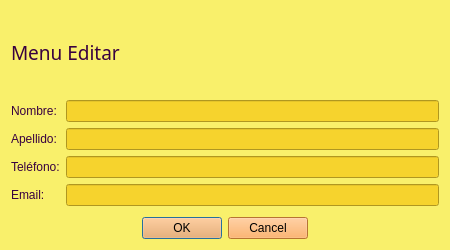
<?xml version="1.0" encoding="UTF-8"?>
<ui version="4.0">
 <class>editpersona</class>
 <widget class="QDialog" name="editpersona">
  <property name="enabled">
   <bool>true</bool>
  </property>
  <property name="geometry">
   <rect>
    <x>0</x>
    <y>0</y>
    <width>450</width>
    <height>250</height>
   </rect>
  </property>
  <property name="minimumSize">
   <size>
    <width>450</width>
    <height>250</height>
   </size>
  </property>
  <property name="maximumSize">
   <size>
    <width>450</width>
    <height>250</height>
   </size>
  </property>
  <property name="windowTitle">
   <string>Dialog</string>
  </property>
  <property name="styleSheet">
   <string notr="true">background-color: rgb(249, 240, 107)</string>
  </property>
  <layout class="QGridLayout" name="gridLayout">
   <item row="0" column="0">
    <layout class="QGridLayout" name="gridLayout_2">
     <item row="0" column="0">
      <widget class="QLabel" name="label">
       <property name="font">
        <font>
         <family>Segoe UI Black</family>
         <pointsize>14</pointsize>
        </font>
       </property>
       <property name="styleSheet">
        <string notr="true">color: rgb(56, 1, 63);</string>
       </property>
       <property name="text">
        <string>Menu Editar</string>
       </property>
      </widget>
     </item>
    </layout>
   </item>
   <item row="1" column="0">
    <layout class="QGridLayout" name="gridLayout_3">
     <property name="bottomMargin">
      <number>5</number>
     </property>
     <item row="0" column="0">
      <layout class="QGridLayout" name="gridLayout_4">
       <item row="0" column="0">
        <widget class="QLabel" name="label_2">
         <property name="styleSheet">
          <string notr="true">color: rgb(56, 1, 63);</string>
         </property>
         <property name="text">
          <string>Nombre:</string>
         </property>
        </widget>
       </item>
       <item row="0" column="1">
        <widget class="QLineEdit" name="nombre">
         <property name="styleSheet">
          <string notr="true">background-color: rgb(246, 211, 45)</string>
         </property>
        </widget>
       </item>
       <item row="1" column="0">
        <widget class="QLabel" name="label_4">
         <property name="styleSheet">
          <string notr="true">color: rgb(56, 1, 63);</string>
         </property>
         <property name="text">
          <string>Apellido:</string>
         </property>
        </widget>
       </item>
       <item row="1" column="1">
        <widget class="QLineEdit" name="apellido">
         <property name="focusPolicy">
          <enum>Qt::StrongFocus</enum>
         </property>
         <property name="styleSheet">
          <string notr="true">background-color: rgb(246, 211, 45)</string>
         </property>
        </widget>
       </item>
       <item row="2" column="0">
        <widget class="QLabel" name="label_5">
         <property name="styleSheet">
          <string notr="true">color: rgb(56, 1, 63);</string>
         </property>
         <property name="text">
          <string>Teléfono:</string>
         </property>
        </widget>
       </item>
       <item row="2" column="1">
        <widget class="QLineEdit" name="telefono">
         <property name="focusPolicy">
          <enum>Qt::StrongFocus</enum>
         </property>
         <property name="styleSheet">
          <string notr="true">background-color: rgb(246, 211, 45)</string>
         </property>
        </widget>
       </item>
       <item row="3" column="0">
        <widget class="QLabel" name="label_3">
         <property name="styleSheet">
          <string notr="true">color: rgb(56, 1, 63);</string>
         </property>
         <property name="text">
          <string>Email:</string>
         </property>
        </widget>
       </item>
       <item row="3" column="1">
        <widget class="QLineEdit" name="email">
         <property name="focusPolicy">
          <enum>Qt::StrongFocus</enum>
         </property>
         <property name="styleSheet">
          <string notr="true">background-color: rgb(246, 211, 45)</string>
         </property>
        </widget>
       </item>
      </layout>
     </item>
    </layout>
   </item>
   <item row="2" column="0">
    <layout class="QGridLayout" name="gridLayout_5">
     <item row="0" column="0">
      <spacer name="horizontalSpacer_3">
       <property name="orientation">
        <enum>Qt::Horizontal</enum>
       </property>
       <property name="sizeHint" stdset="0">
        <size>
         <width>40</width>
         <height>20</height>
        </size>
       </property>
      </spacer>
     </item>
     <item row="0" column="1">
      <widget class="QDialogButtonBox" name="buttonBox">
       <property name="focusPolicy">
        <enum>Qt::NoFocus</enum>
       </property>
       <property name="styleSheet">
        <string notr="true">background-color: rgb(255, 163, 72)</string>
       </property>
       <property name="standardButtons">
        <set>QDialogButtonBox::Cancel|QDialogButtonBox::Ok</set>
       </property>
      </widget>
     </item>
     <item row="0" column="2">
      <spacer name="horizontalSpacer_4">
       <property name="orientation">
        <enum>Qt::Horizontal</enum>
       </property>
       <property name="sizeHint" stdset="0">
        <size>
         <width>40</width>
         <height>20</height>
        </size>
       </property>
      </spacer>
     </item>
    </layout>
   </item>
  </layout>
 </widget>
 <resources/>
 <connections/>
</ui>
